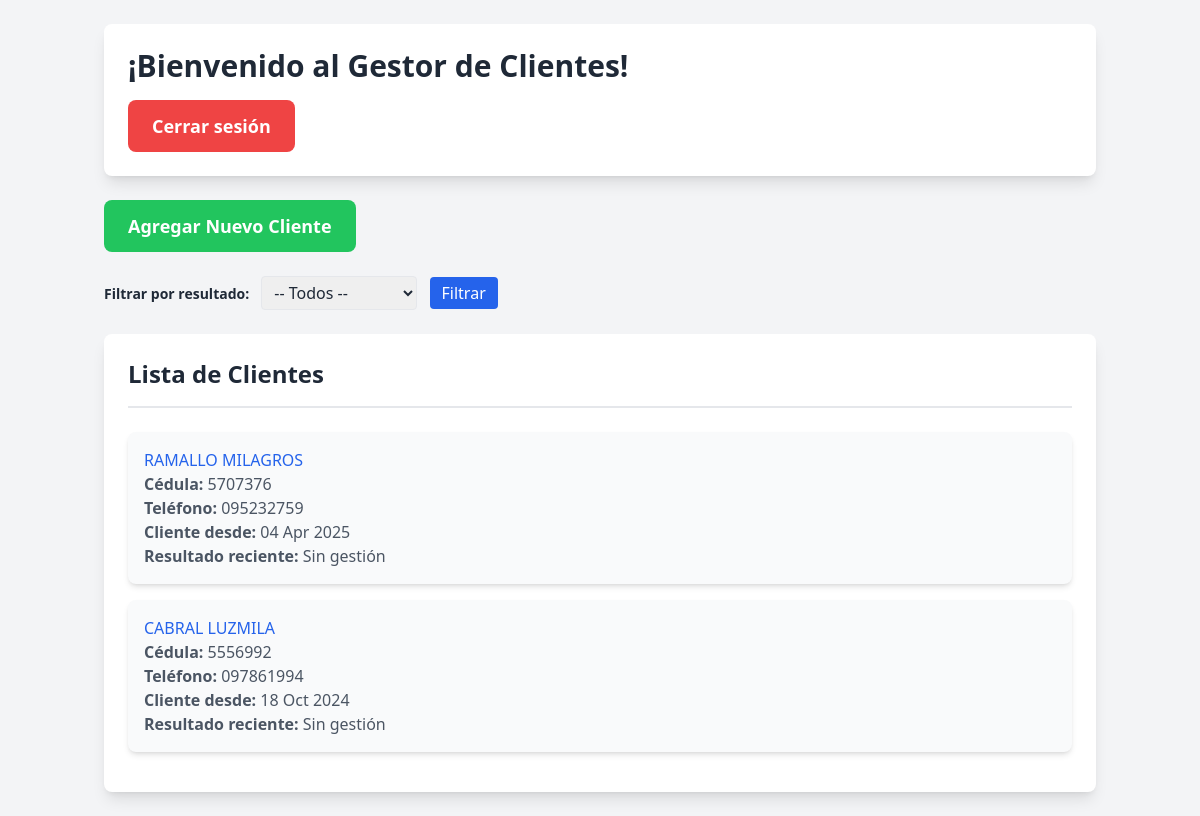
The page / (signed in) on the database its author committed.
### App/models.py (models this page shows, shortened)
class Cliente(models.Model):
    id = models.AutoField(primary_key=True)
    cliced_a = models.CharField(max_length=100, blank=True, null=True)
    rescierre = models.CharField(max_length=100, blank=True, null=True)
    resvto = models.CharField(max_length=100, blank=True, null=True)
    cliente_desde = models.DateField(blank=True, null=True)
    tarven = models.CharField(max_length=100, blank=True, null=True)
    cliapeuno = models.CharField(max_length=100, blank=True, null=True)
    cliapedos = models.CharField(max_length=100, blank=True, null=True)
    clinomuno = models.CharField(max_length=100, blank=True, null=True)
    clinomdos = models.CharField(max_length=100, blank=True, null=True)
    edad = models.PositiveIntegerField(blank=True, null=True)
    clifecnac = models.DateField(blank=True, null=True)
    loc = models.CharField(max_length=100, blank=True, null=True)
    dpto = models.CharField(max_length=100, blank=True, null=True)
    clical = models.CharField(max_length=100, blank=True, null=True)
    clindp = models.CharField(max_length=100, blank=True, null=True)
    clibis = models.CharField(max_length=10, blank=True, null=True)
    clirut = models.CharField(max_length=50, blank=True, null=True)
    clikms = models.CharField(max_length=50, blank=True, null=True)
    clipas = models.CharField(max_length=50, blank=True, null=True)
    cliblo = models.CharField(max_length=50, blank=True, null=True)
    clitor = models.CharField(max_length=50, blank=True, null=True)
    cliapt = models.CharField(max_length=50, blank=True, null=True)
    climan = models.CharField(max_length=50, blank=True, null=True)
    telp = models.CharField(max_length=20, blank=True, null=True)
    telt = models.CharField(max_length=20, blank=True, null=True)
    cel1 = models.CharField(max_length=20, blank=True, null=True)
    cel2 = models.CharField(max_length=20, blank=True, null=True)
    telbau = models.CharField(max_length=20, blank=True, null=True)
    telweb = models.CharField(max_length=20, blank=True, null=True)
    celweb = models.CharField(max_length=20, blank=True, null=True)
    surco_vida = models.CharField(max_length=2, choices=[("Sí", "Sí"), ("No", "No")], default="No")
    surco_hogar = models.CharField(max_length=2, choices=[("Sí", "Sí"), ("No", "No")], default="No")
    hasta = models.DateField(blank=True, null=True)
    email = models.EmailField(blank=True, null=True)
    genero = models.CharField(
        max_length=20,
        choices=[
            ("Masculino", "Masculino"),
            ("Femenino", "Femenino")
        ],
        default="No especificado",
        blank=True,
        null=True
    )
    usuario = models.ForeignKey(User, on_delete=models.SET_NULL, null=True, blank=True, related_name='clientes')
    fecha_carga = models.DateField(blank=True, null=True)

### App/views.py (the view, shortened to what this page needs)
# urls.py: 2. Add a URL to urlpatterns:  path('', views.home, name='home')
@login_required
def home(request):
    rol_usuario = None
    try:
        rol_usuario = RolUsuario.objects.get(usuario=request.user)
    except RolUsuario.DoesNotExist:
        pass
    if rol_usuario and rol_usuario.rol == 'supervisor':
        clientes = Cliente.objects.all().order_by('-cliente_desde')
    else:
        clientes = Cliente.objects.filter(usuario=request.user).order_by('-cliente_desde')
    filtro_resultado = request.GET.get('resultado')
    for cliente in clientes:
        ultima_gestion = cliente.gestiones.order_by('-fecha').first()
        cliente.ultimo_resultado = (
            ultima_gestion.get_resultado_display() if ultima_gestion else "Sin gestión"
        )
    form = ClienteForm()
    return render(request, 'home.html', {
        'clientes': clientes,
        'form': form,
        'rol_usuario': rol_usuario,
        'filtro_resultado': filtro_resultado
    })

### App/templates/home.html (shortened to what this page needs)
<!DOCTYPE html>
<html lang="es">
<head>
    <script src="https://cdn.tailwindcss.com"></script>
</head>
<body class="bg-gray-100 font-sans text-gray-800">
<div class="container mx-auto px-4 py-6">
    <div class="bg-white p-6 rounded-lg shadow-lg mb-6">
        <h1 class="text-3xl font-semibold text-gray-800 mb-4">¡Bienvenido al Gestor de Clientes!</h1>
        <a href="{% url 'salir' %}" class="inline-block px-6 py-3 bg-red-500 text-white rounded-lg text-lg font-semibold hover:bg-red-600 transition">Cerrar sesión</a>
    </div>
    <div class="mb-6">
        <button id="openModalBtn" class="px-6 py-3 bg-green-500 text-white rounded-lg text-lg font-semibold hover:bg-green-600 transition">Agregar Nuevo Cliente</button>
    </div>
    <form method="get" class="mb-6">
        <label for="resultado" class="mr-2 font-semibold text-sm">Filtrar por resultado:</label>
        <select name="resultado" id="resultado" class="border px-2 py-1 rounded">
            <option value="">-- Todos --</option>
        </select>
        <button type="submit" class="ml-2 px-3 py-1 bg-blue-600 text-white rounded hover:bg-blue-700 transition">Filtrar</button>
    </form>
    <div class="bg-white p-6 rounded-lg shadow-lg max-h-[600px] overflow-y-auto">
        <h2 class="text-2xl font-semibold text-gray-800 border-b-2 pb-4 mb-6">Lista de Clientes</h2>
        <ul>
            {% for cliente in clientes %}
                <li class="bg-gray-50 p-4 mb-4 rounded-lg shadow-md hover:shadow-lg transition-transform transform hover:scale-105">
                    <a href="{% url 'detalle_cliente' cliente.id %}" class="text-blue-600 hover:underline">
                        {{ cliente.cliapeuno }} {{ cliente.clinomuno }}
                    </a>
                    <p class="text-gray-600"><strong>Cédula:</strong> {{ cliente.cliced_a }}</p>
                    <p class="text-gray-600"><strong>Teléfono:</strong>
                        {% if cliente.telt and cliente.telt != '0' and cliente.cel1 and cliente.cel1 != '0' %}
                            {{ cliente.telt }} {{ cliente.cel1 }}
                        {% elif cliente.telt and cliente.telt != '0' %}
                            {{ cliente.telt }}
                        {% elif cliente.cel1 and cliente.cel1 != '0' %}
                            {{ cliente.cel1 }}
                        {% else %}
                            No disponible
                        {% endif %}
                    </p>
                    <p class="text-gray-600"><strong>Cliente desde:</strong> {{ cliente.cliente_desde|date:"d M Y" }}</p>
                    <p class="text-gray-600"><strong>Resultado reciente:</strong> {{ cliente.ultimo_resultado|capfirst }}</p>
                </li>
            {% empty %}
                <li class="italic text-gray-500">No hay clientes cargados aún.</li>
            {% endfor %}
        </ul>
    </div>
</div>
</body>
</html>

### rows shown on the page
Cliente: cliapeuno "RAMALLO", clinomuno "MILAGROS", cliced_a "5707376", cel1 "095232759", cliente_desde "04 Apr 2025", ultimo_resultado "Sin gestión"
Cliente: cliapeuno "CABRAL", clinomuno "LUZMILA", cliced_a "5556992", cel1 "097861994", cliente_desde "18 Oct 2024", ultimo_resultado "Sin gestión"
